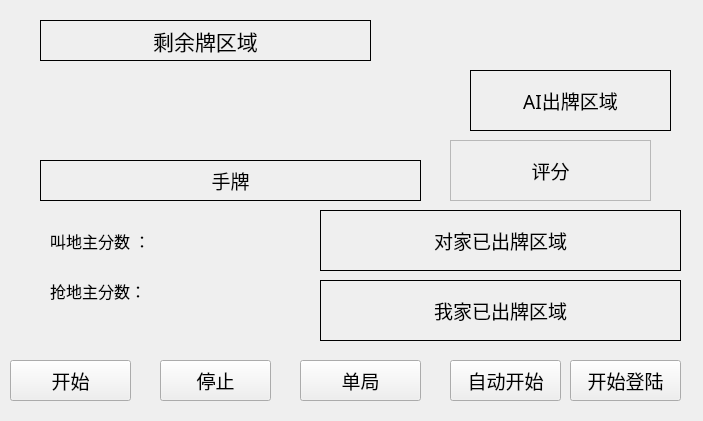
<?xml version="1.0" encoding="UTF-8"?>
<ui version="4.0">
 <class>Form</class>
 <widget class="QWidget" name="Form">
  <property name="geometry">
   <rect>
    <x>0</x>
    <y>0</y>
    <width>703</width>
    <height>421</height>
   </rect>
  </property>
  <property name="font">
   <font>
    <family>Arial</family>
    <pointsize>9</pointsize>
    <weight>75</weight>
    <italic>false</italic>
    <bold>true</bold>
   </font>
  </property>
  <property name="windowTitle">
   <string>Hi</string>
  </property>
  <property name="windowOpacity">
   <double>1.000000000000000</double>
  </property>
  <widget class="QLabel" name="WinRate">
   <property name="geometry">
    <rect>
     <x>450</x>
     <y>140</y>
     <width>201</width>
     <height>61</height>
    </rect>
   </property>
   <property name="font">
    <font>
     <family>等线</family>
     <pointsize>14</pointsize>
     <weight>50</weight>
     <italic>false</italic>
     <bold>false</bold>
    </font>
   </property>
   <property name="frameShape">
    <enum>QFrame::StyledPanel</enum>
   </property>
   <property name="text">
    <string>评分</string>
   </property>
   <property name="alignment">
    <set>Qt::AlignCenter</set>
   </property>
  </widget>
  <widget class="QPushButton" name="InitCard">
   <property name="geometry">
    <rect>
     <x>10</x>
     <y>360</y>
     <width>121</width>
     <height>41</height>
    </rect>
   </property>
   <property name="font">
    <font>
     <family>等线</family>
     <pointsize>14</pointsize>
     <weight>50</weight>
     <italic>false</italic>
     <bold>false</bold>
    </font>
   </property>
   <property name="styleSheet">
    <string notr="true"/>
   </property>
   <property name="text">
    <string>开始</string>
   </property>
  </widget>
  <widget class="QLabel" name="UserHandCards">
   <property name="geometry">
    <rect>
     <x>40</x>
     <y>160</y>
     <width>381</width>
     <height>41</height>
    </rect>
   </property>
   <property name="font">
    <font>
     <family>等线</family>
     <pointsize>14</pointsize>
     <weight>50</weight>
     <italic>false</italic>
     <bold>false</bold>
    </font>
   </property>
   <property name="frameShape">
    <enum>QFrame::Panel</enum>
   </property>
   <property name="text">
    <string>手牌</string>
   </property>
   <property name="alignment">
    <set>Qt::AlignCenter</set>
   </property>
  </widget>
  <widget class="QFrame" name="LPlayer">
   <property name="geometry">
    <rect>
     <x>320</x>
     <y>210</y>
     <width>361</width>
     <height>61</height>
    </rect>
   </property>
   <property name="font">
    <font>
     <family>等线</family>
     <pointsize>9</pointsize>
     <weight>50</weight>
     <italic>false</italic>
     <bold>false</bold>
    </font>
   </property>
   <property name="frameShape">
    <enum>QFrame::StyledPanel</enum>
   </property>
   <property name="frameShadow">
    <enum>QFrame::Raised</enum>
   </property>
   <widget class="QLabel" name="LPlayedCard">
    <property name="geometry">
     <rect>
      <x>0</x>
      <y>0</y>
      <width>361</width>
      <height>61</height>
     </rect>
    </property>
    <property name="font">
     <font>
      <family>等线</family>
      <pointsize>14</pointsize>
      <weight>50</weight>
      <italic>false</italic>
      <bold>false</bold>
     </font>
    </property>
    <property name="frameShape">
     <enum>QFrame::Panel</enum>
    </property>
    <property name="text">
     <string>对家已出牌区域</string>
    </property>
    <property name="alignment">
     <set>Qt::AlignCenter</set>
    </property>
   </widget>
  </widget>
  <widget class="QFrame" name="RPlayer">
   <property name="geometry">
    <rect>
     <x>320</x>
     <y>280</y>
     <width>361</width>
     <height>61</height>
    </rect>
   </property>
   <property name="font">
    <font>
     <family>等线</family>
     <pointsize>16</pointsize>
     <weight>50</weight>
     <italic>false</italic>
     <bold>false</bold>
    </font>
   </property>
   <property name="frameShape">
    <enum>QFrame::StyledPanel</enum>
   </property>
   <property name="frameShadow">
    <enum>QFrame::Raised</enum>
   </property>
   <widget class="QLabel" name="RPlayedCard">
    <property name="geometry">
     <rect>
      <x>0</x>
      <y>0</y>
      <width>361</width>
      <height>61</height>
     </rect>
    </property>
    <property name="font">
     <font>
      <family>等线</family>
      <pointsize>14</pointsize>
      <weight>50</weight>
      <italic>false</italic>
      <bold>false</bold>
     </font>
    </property>
    <property name="frameShape">
     <enum>QFrame::Panel</enum>
    </property>
    <property name="text">
     <string>我家已出牌区域</string>
    </property>
    <property name="alignment">
     <set>Qt::AlignCenter</set>
    </property>
   </widget>
  </widget>
  <widget class="QFrame" name="Player">
   <property name="geometry">
    <rect>
     <x>470</x>
     <y>70</y>
     <width>201</width>
     <height>61</height>
    </rect>
   </property>
   <property name="font">
    <font>
     <family>等线</family>
     <pointsize>9</pointsize>
     <weight>50</weight>
     <italic>false</italic>
     <bold>false</bold>
    </font>
   </property>
   <property name="frameShape">
    <enum>QFrame::StyledPanel</enum>
   </property>
   <property name="frameShadow">
    <enum>QFrame::Raised</enum>
   </property>
   <widget class="QLabel" name="PredictedCard">
    <property name="geometry">
     <rect>
      <x>0</x>
      <y>0</y>
      <width>201</width>
      <height>61</height>
     </rect>
    </property>
    <property name="font">
     <font>
      <family>等线</family>
      <pointsize>14</pointsize>
      <weight>50</weight>
      <italic>false</italic>
      <bold>false</bold>
     </font>
    </property>
    <property name="styleSheet">
     <string notr="true"/>
    </property>
    <property name="frameShape">
     <enum>QFrame::Panel</enum>
    </property>
    <property name="lineWidth">
     <number>1</number>
    </property>
    <property name="text">
     <string>AI出牌区域</string>
    </property>
    <property name="alignment">
     <set>Qt::AlignCenter</set>
    </property>
   </widget>
  </widget>
  <widget class="QLabel" name="ThreeLandlordCards">
   <property name="geometry">
    <rect>
     <x>40</x>
     <y>20</y>
     <width>331</width>
     <height>41</height>
    </rect>
   </property>
   <property name="font">
    <font>
     <family>等线</family>
     <pointsize>16</pointsize>
     <weight>50</weight>
     <italic>false</italic>
     <bold>false</bold>
    </font>
   </property>
   <property name="frameShape">
    <enum>QFrame::Panel</enum>
   </property>
   <property name="text">
    <string>剩余牌区域</string>
   </property>
   <property name="alignment">
    <set>Qt::AlignCenter</set>
   </property>
  </widget>
  <widget class="QPushButton" name="Stop">
   <property name="geometry">
    <rect>
     <x>160</x>
     <y>360</y>
     <width>111</width>
     <height>41</height>
    </rect>
   </property>
   <property name="font">
    <font>
     <family>等线</family>
     <pointsize>14</pointsize>
     <weight>50</weight>
     <italic>false</italic>
     <bold>false</bold>
    </font>
   </property>
   <property name="styleSheet">
    <string notr="true"/>
   </property>
   <property name="text">
    <string>停止</string>
   </property>
  </widget>
  <widget class="QPushButton" name="SwitchMode">
   <property name="geometry">
    <rect>
     <x>300</x>
     <y>360</y>
     <width>121</width>
     <height>41</height>
    </rect>
   </property>
   <property name="font">
    <font>
     <family>等线</family>
     <pointsize>14</pointsize>
     <weight>50</weight>
     <italic>false</italic>
     <bold>false</bold>
    </font>
   </property>
   <property name="styleSheet">
    <string notr="true"/>
   </property>
   <property name="text">
    <string>单局</string>
   </property>
  </widget>
  <widget class="QPushButton" name="AutoStart">
   <property name="geometry">
    <rect>
     <x>450</x>
     <y>360</y>
     <width>111</width>
     <height>41</height>
    </rect>
   </property>
   <property name="font">
    <font>
     <family>等线</family>
     <pointsize>14</pointsize>
     <weight>50</weight>
     <italic>false</italic>
     <bold>false</bold>
    </font>
   </property>
   <property name="styleSheet">
    <string notr="true"/>
   </property>
   <property name="text">
    <string>自动开始</string>
   </property>
  </widget>
  <widget class="QLabel" name="jiaoDiZhuFen">
   <property name="geometry">
    <rect>
     <x>50</x>
     <y>220</y>
     <width>241</width>
     <height>41</height>
    </rect>
   </property>
   <property name="font">
    <font>
     <family>等线</family>
     <pointsize>12</pointsize>
     <weight>50</weight>
     <italic>false</italic>
     <bold>false</bold>
    </font>
   </property>
   <property name="text">
    <string>叫地主分数 ：</string>
   </property>
  </widget>
  <widget class="QLabel" name="QiangDiZhuFen">
   <property name="geometry">
    <rect>
     <x>50</x>
     <y>270</y>
     <width>241</width>
     <height>41</height>
    </rect>
   </property>
   <property name="font">
    <font>
     <family>等线</family>
     <pointsize>12</pointsize>
     <weight>50</weight>
     <italic>false</italic>
     <bold>false</bold>
    </font>
   </property>
   <property name="text">
    <string>抢地主分数：</string>
   </property>
  </widget>
  <widget class="QPushButton" name="startlogin">
   <property name="geometry">
    <rect>
     <x>570</x>
     <y>360</y>
     <width>111</width>
     <height>41</height>
    </rect>
   </property>
   <property name="font">
    <font>
     <family>等线</family>
     <pointsize>14</pointsize>
     <weight>50</weight>
     <italic>false</italic>
     <bold>false</bold>
    </font>
   </property>
   <property name="styleSheet">
    <string notr="true"/>
   </property>
   <property name="text">
    <string>开始登陆</string>
   </property>
  </widget>
 </widget>
 <resources/>
 <connections>
  <connection>
   <sender>InitCard</sender>
   <signal>clicked()</signal>
   <receiver>Form</receiver>
   <slot>init_cards()</slot>
   <hints>
    <hint type="sourcelabel">
     <x>200</x>
     <y>360</y>
    </hint>
    <hint type="destinationlabel">
     <x>250</x>
     <y>292</y>
    </hint>
   </hints>
  </connection>
  <connection>
   <sender>Stop</sender>
   <signal>clicked()</signal>
   <receiver>Form</receiver>
   <slot>stop()</slot>
   <hints>
    <hint type="sourcelabel">
     <x>230</x>
     <y>360</y>
    </hint>
    <hint type="destinationlabel">
     <x>233</x>
     <y>220</y>
    </hint>
   </hints>
  </connection>
  <connection>
   <sender>SwitchMode</sender>
   <signal>clicked()</signal>
   <receiver>Form</receiver>
   <slot>switch_mode()</slot>
   <hints>
    <hint type="sourcelabel">
     <x>472</x>
     <y>366</y>
    </hint>
    <hint type="destinationlabel">
     <x>480</x>
     <y>277</y>
    </hint>
   </hints>
  </connection>
  <connection>
   <sender>AutoStart</sender>
   <signal>clicked()</signal>
   <receiver>Form</receiver>
   <slot>beforeStart()</slot>
   <hints>
    <hint type="sourcelabel">
     <x>613</x>
     <y>372</y>
    </hint>
    <hint type="destinationlabel">
     <x>646</x>
     <y>291</y>
    </hint>
   </hints>
  </connection>
 </connections>
 <slots>
  <slot>init_cards()</slot>
  <slot>start()</slot>
  <slot>stop()</slot>
  <slot>switch_mode()</slot>
  <slot>beforeStart()</slot>
 </slots>
</ui>
